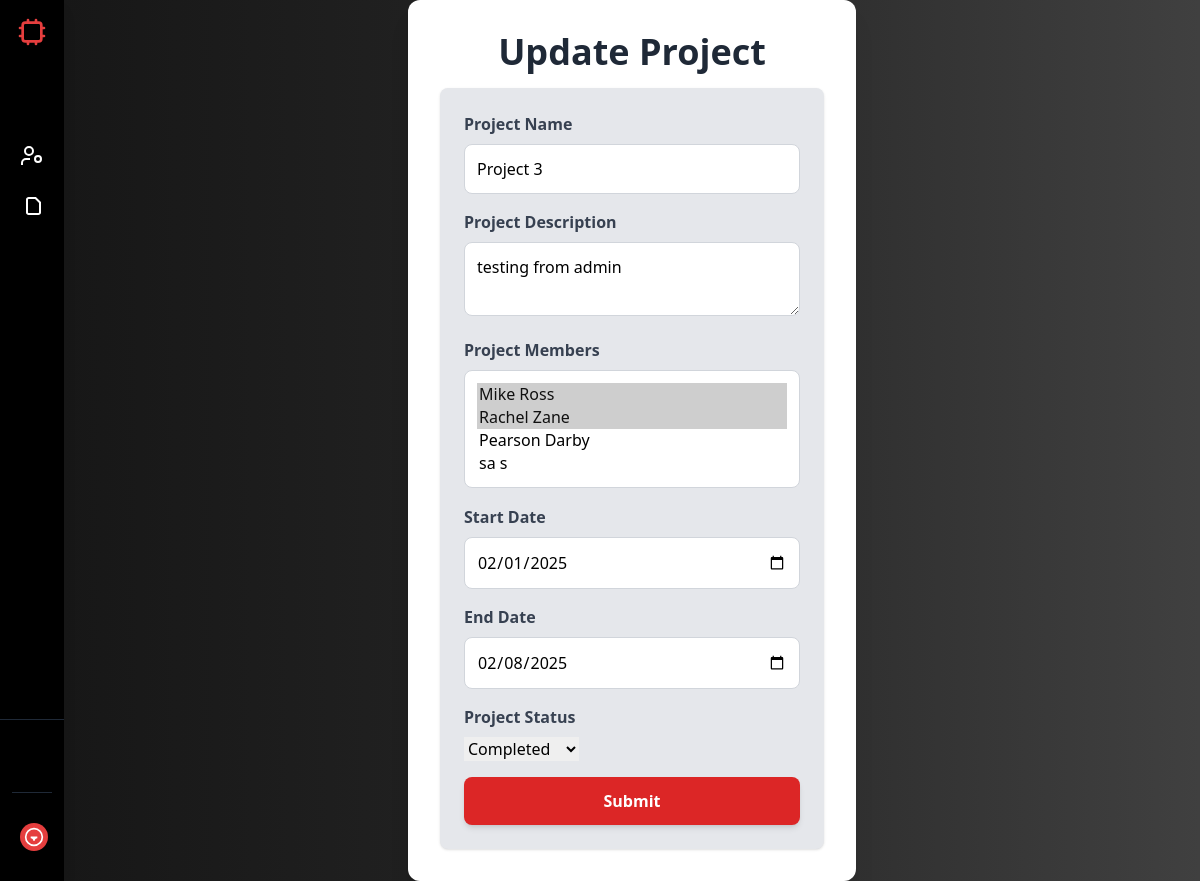
The app's page /update-project/3/ (signed in) with its own data.
### website/models.py (models this page shows, shortened)
class Project(models.Model):
    project_name = models.CharField(max_length=200)  # Changed from TextField to CharField
    manager = models.ForeignKey('User', on_delete=models.SET_NULL, null=True, related_name='managed_projects')
    members = models.ManyToManyField('User', related_name='projects', blank=True)
    proj_des = models.TextField(blank=True)
    start_date = models.DateField()
    end_date = models.DateField()
    STATUS_CHOICES = [
        ('In Progress', 'In Progress'),
        ('Completed', 'Completed'),
    ]
    status = models.CharField(max_length=50, choices=STATUS_CHOICES, default='Pending')
    created_at = models.DateTimeField(auto_now_add=True)
    updated_at = models.DateTimeField(auto_now=True)
    class Meta:
        permissions=[
            ('can_view_project','Can view project'),
            ('can_add_project','Can add project'),
            ('can_edit_project','Can edit project'),
            ('can_delete_project','Can delete project'),
        ]

class User(AbstractBaseUser, PermissionsMixin):  # ✅ Make sure you inherit PermissionsMixin
    ROLE_CHOICES = [
        ('Admin', 'Admin'),
        ('HR', 'HR'),
        ('Manager', 'Manager'),
        ('Employee', 'Employee'),
    ]
    email = models.EmailField(unique=True)
    username = models.CharField(max_length=100, unique=True)
    first_name = models.CharField(max_length=100)
    last_name = models.CharField(max_length=100)
    role = models.CharField(max_length=50, choices=ROLE_CHOICES, default='Employee')
    manager=models.ForeignKey('self',on_delete=models.SET_NULL,null=True,related_name='team',blank=True)
    is_active = models.BooleanField(default=True)
    is_superuser = models.BooleanField(default=False)
    is_staff = models.BooleanField(default=False)  # ✅ This is required for Django Admin
    created_at = models.DateTimeField(auto_now_add=True)
    updated_at = models.DateTimeField(auto_now=True)
    USERNAME_FIELD = "email"
    REQUIRED_FIELDS = ["username", "first_name", "last_name"]
    objects = UserManager()

### website/views.py (the view, shortened to what this page needs)
# urls.py: path('update-project/<int:id>/', views.update_project, name='update_project'),
@login_required
def update_project(request, id=None):
    managers = User.objects.filter(role="Manager")
    employees = User.objects.filter(role="Employee")
    if request.user.role != "Manager":
        messages.error(request, "You are not authorized to update a project")
        return redirect('project_list')
    queryset = get_object_or_404(Project, pk=id)
    context = {
        'project': queryset,
        'managers': managers,
        'employees': employees
    }
    employees = User.objects.all()
    return render(request, 'website/update_project.html', context)

### website/templates/website/update_project.html (shortened to what this page needs)
{% extends "website/sidebar.html" %}
{% block content %}
<div class="flex justify-center items-center min-h-screen bg-gradient-to-r from-neutral-900 via-neutral-800 to-neutral-700">
    <div class="bg-white p-8 rounded-xl shadow-xl w-full max-w-md">
        <h2 class="text-4xl font-bold text-center text-gray-800 mb-4">Update Project</h2>
        <form class="max-w-lg mx-auto bg-gray-200 p-6 rounded-lg shadow" method="POST">
            <div class="mb-4">
                <label class="block text-gray-700 font-semibold mb-2">Project Name</label>
                <input type="text" name="project_name" required placeholder="Enter Project Name"
                       value="{{ project.project_name }}" class="w-full p-3 border border-gray-300 rounded-lg focus:ring-2 focus:ring-blue-500 outline-none">
            </div>
            <div class="mb-4">
                <label for="proj_des" class="block text-gray-700 font-semibold mb-2">Project Description</label>
                <textarea name="proj_des" required class="w-full p-3 border border-gray-300 rounded-lg focus:ring-2 focus:ring-blue-500 outline-none">{{ project.proj_des }}</textarea>
            </div>
            <div class="mb-4">
                <label class="block text-gray-700 font-semibold mb-2">Project Members</label>
                <select name="members_list[]" multiple required class="w-full p-3 border border-gray-300 rounded-lg">
                    {% for employee in employees %}
                    <option value="{{ employee.id }}" {% if employee in project.members.all %}selected{% endif %}>
                        {{ employee.first_name }} {{ employee.last_name }}
                    </option>
                    {% endfor %}
                </select>
            </div>
            <div class="mb-4">
                <label class="block text-gray-700 font-semibold mb-2">Start Date</label>
                <input type="date" name="start_date" required value="{{ project.start_date|date:'Y-m-d' }}"
                       class="w-full p-3 border border-gray-300 rounded-lg focus:ring-2 focus:ring-blue-500 outline-none">
            </div>
            <div class="mb-4">
                <label class="block text-gray-700 font-semibold mb-2">End Date</label>
                <input type="date" name="end_date" required value="{{ project.end_date|date:'Y-m-d' }}"
                       class="w-full p-3 border border-gray-300 rounded-lg focus:ring-2 focus:ring-blue-500 outline-none">
            </div>
            <div class="mb-4">
                <label class="block text-gray-700 font-semibold mb-2">Project Status</label>
                <select required name="status">
                    <option value="Completed" {% if project.status == "Completed" %}selected{% endif %}>Completed</option>
                </select>
            </div>
            <button type="submit"
                    class="w-full bg-red-600 hover:bg-green-700 text-white font-semibold py-3 rounded-lg transition duration-200 shadow-md">
                Submit
            </button>
        </form>
    </div>
</div>
{% endblock content %}

### records on screen
Project: project_name "Project 3", proj_des "testing from admin", id.first_name "Mike Ross ☑ / Rachel Zane ☑ / Pearson Darby / sa s", start_date "02/01/2025", end_date "02/08/2025", status "Completed"
